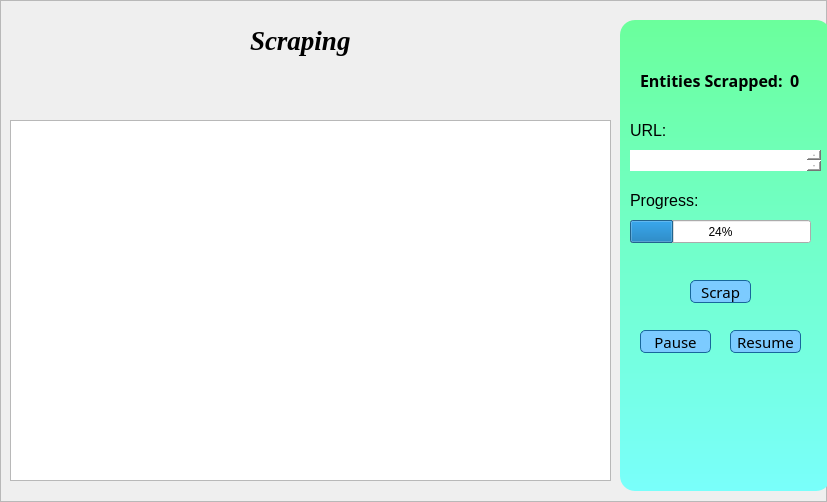
   <widget class="QFrame" name="frameScrap">
    <property name="geometry">
     <rect>
      <x>190</x>
      <y>0</y>
      <width>827</width>
      <height>502</height>
     </rect>
    </property>
    <property name="frameShape">
     <enum>QFrame::StyledPanel</enum>
    </property>
    <property name="frameShadow">
     <enum>QFrame::Raised</enum>
    </property>
    <widget class="QLabel" name="label_12">
     <property name="geometry">
      <rect>
       <x>640</x>
       <y>60</y>
       <width>151</width>
       <height>41</height>
      </rect>
     </property>
     <property name="font">
      <font>
       <family>Sakkal Majalla</family>
       <pointsize>12</pointsize>
       <weight>75</weight>
       <bold>true</bold>
      </font>
     </property>
     <property name="text">
      <string>Entities Scrapped:</string>
     </property>
    </widget>
    <widget class="QLabel" name="lbl_entites_scrapped">
     <property name="geometry">
      <rect>
       <x>790</x>
       <y>70</y>
       <width>111</width>
       <height>21</height>
      </rect>
     </property>
     <property name="font">
      <font>
       <family>Sakkal Majalla</family>
       <pointsize>12</pointsize>
       <weight>75</weight>
       <bold>true</bold>
      </font>
     </property>
     <property name="text">
      <string>0</string>
     </property>
    </widget>
    <widget class="QPlainTextEdit" name="txt_url">
     <property name="geometry">
      <rect>
       <x>630</x>
       <y>150</y>
       <width>191</width>
       <height>21</height>
      </rect>
     </property>
     <property name="styleSheet">
      <string notr="true">background-color:rgb(255,255,255);
border-radius:0px;</string>
     </property>
    </widget>
    <widget class="QLabel" name="label_8">
     <property name="geometry">
      <rect>
       <x>630</x>
       <y>190</y>
       <width>71</width>
       <height>21</height>
      </rect>
     </property>
     <property name="font">
      <font>
       <pointsize>12</pointsize>
      </font>
     </property>
     <property name="text">
      <string>Progress:</string>
     </property>
    </widget>
    <widget class="QPushButton" name="btn_resume_scrap">
     <property name="geometry">
      <rect>
       <x>730</x>
       <y>330</y>
       <width>71</width>
       <height>23</height>
      </rect>
     </property>
     <property name="font">
      <font>
       <family>Sans Serif Collection</family>
       <pointsize>11</pointsize>
      </font>
     </property>
     <property name="styleSheet">
      <string notr="true">QPushButton {
border: 1px solid rgb(24, 103, 155);
border-radius: 5px;
background-color: rgb(124, 203, 255);
}
QPushButton:hover {
border: 1px solid rgb(24, 103, 155);
border-radius: 10px;
background-color: rgb(240,248,255);
color: rgb(0,0,0);
 }
QPushButton:pressed {
border: 1px solid rgb(24, 103, 155);
border-radius: 10px;
background-color: rgb(20, 153, 240);
 }</string>
     </property>
     <property name="text">
      <string>Resume</string>
     </property>
    </widget>
    <widget class="QLabel" name="label_7">
     <property name="geometry">
      <rect>
       <x>630</x>
       <y>120</y>
       <width>47</width>
       <height>21</height>
      </rect>
     </property>
     <property name="font">
      <font>
       <pointsize>12</pointsize>
      </font>
     </property>
     <property name="text">
      <string>URL:</string>
     </property>
    </widget>
    <widget class="QPushButton" name="btn_pause_scrap">
     <property name="geometry">
      <rect>
       <x>640</x>
       <y>330</y>
       <width>71</width>
       <height>23</height>
      </rect>
     </property>
     <property name="font">
      <font>
       <family>Sans Serif Collection</family>
       <pointsize>11</pointsize>
      </font>
     </property>
     <property name="styleSheet">
      <string notr="true">QPushButton {
border: 1px solid rgb(24, 103, 155);
border-radius: 5px;
background-color: rgb(124, 203, 255);
}
QPushButton:hover {
border: 1px solid rgb(24, 103, 155);
border-radius: 10px;
background-color: rgb(240,248,255);
color: rgb(0,0,0);
 }
QPushButton:pressed {
border: 1px solid rgb(24, 103, 155);
border-radius: 10px;
background-color: rgb(20, 153, 240);
 }</string>
     </property>
     <property name="text">
      <string>Pause</string>
     </property>
    </widget>
    <widget class="QPushButton" name="btn_scrap">
     <property name="geometry">
      <rect>
       <x>690</x>
       <y>280</y>
       <width>61</width>
       <height>23</height>
      </rect>
     </property>
     <property name="font">
      <font>
       <family>Sans Serif Collection</family>
       <pointsize>11</pointsize>
      </font>
     </property>
     <property name="styleSheet">
      <string notr="true">QPushButton {
border: 1px solid rgb(24, 103, 155);
border-radius: 5px;
background-color: rgb(124, 203, 255);
}
QPushButton:hover {
border: 1px solid rgb(24, 103, 155);
border-radius: 10px;
background-color: rgb(240,248,255);
color: rgb(0,0,0);
 }
QPushButton:pressed {
border: 1px solid rgb(24, 103, 155);
border-radius: 10px;
background-color: rgb(20, 153, 240);
 }</string>
     </property>
     <property name="text">
      <string>Scrap</string>
     </property>
    </widget>
    <widget class="QProgressBar" name="progressBar_scrap">
     <property name="geometry">
      <rect>
       <x>630</x>
       <y>220</y>
       <width>181</width>
       <height>23</height>
      </rect>
     </property>
     <property name="value">
      <number>24</number>
     </property>
    </widget>
    <widget class="QLabel" name="lbl_logo_3">
     <property name="geometry">
      <rect>
       <x>250</x>
       <y>20</y>
       <width>121</width>
       <height>41</height>
      </rect>
     </property>
     <property name="font">
      <font>
       <family>Times New Roman</family>
       <pointsize>20</pointsize>
       <weight>75</weight>
       <italic>true</italic>
       <bold>true</bold>
      </font>
     </property>
     <property name="styleSheet">
      <string notr="true">color:rgb(0, 0, 0);
</string>
     </property>
     <property name="text">
      <string>Scraping</string>
     </property>
    </widget>
    <widget class="QLabel" name="frontlabel_6">
     <property name="geometry">
      <rect>
       <x>620</x>
       <y>20</y>
       <width>211</width>
       <height>471</height>
      </rect>
     </property>
     <property name="font">
      <font>
       <family>Rockwell</family>
       <weight>75</weight>
       <bold>true</bold>
      </font>
     </property>
     <property name="styleSheet">
      <string notr="true">background-color: qlineargradient(spread:pad, x1:0, y1:0, x2:0, y2:1, stop:0 rgb(107, 255, 156), stop:1 rgb(121, 255, 251));
border-radius:15px;</string>
     </property>
     <property name="text">
      <string/>
     </property>
    </widget>
    <widget class="QTableWidget" name="scrap_table">
     <property name="geometry">
      <rect>
       <x>10</x>
       <y>120</y>
       <width>601</width>
       <height>361</height>
      </rect>
     </property>
    </widget>
    <zorder>lbl_logo_3</zorder>
    <zorder>frontlabel_6</zorder>
    <zorder>label_12</zorder>
    <zorder>lbl_entites_scrapped</zorder>
    <zorder>txt_url</zorder>
    <zorder>label_7</zorder>
    <zorder>progressBar_scrap</zorder>
    <zorder>label_8</zorder>
    <zorder>btn_scrap</zorder>
    <zorder>btn_resume_scrap</zorder>
    <zorder>btn_pause_scrap</zorder>
    <zorder>scrap_table</zorder>
   </widget>
